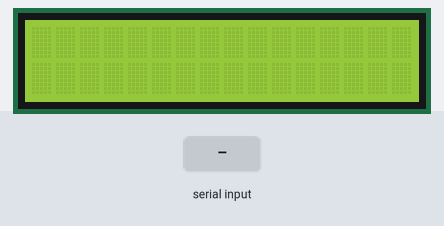
The sketch below on a simulated Arduino Uno, built with avr-gcc and run on an emulated ATmega328P. Shown: 16×2 character LCD. The inputs (shaded band) are chosen by the test bench. What the sketch prints to the serial monitor is not drawn.

Above: at 1.2 s.
1.3 s: "1\n" received over Serial
At 2.5 s:
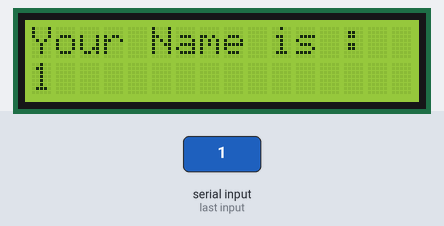
2.8 s: "0\n" received over Serial
At 3.8 s:
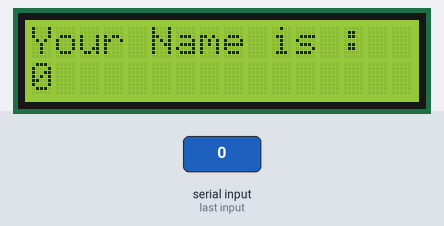
4.3 s: "2\n" received over Serial
At 4.9 s:
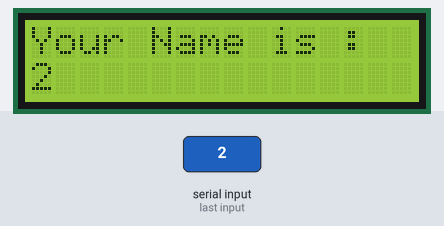
Timing chart, 0 to 7.3 s (numbered marks = the images above; inputs shaded):
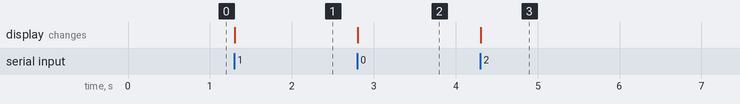

The sketch:

LCD_With_Serial_Monitor.ino
```cpp
// Include the LiquidCrystal library
#include <LiquidCrystal.h>

// Initialize the LCD module
const int rs = 3, en = 23, d4 = 5, d5 = 18, d6 = 19, d7 = 16;
LiquidCrystal lcd(rs, en, d4, d5, d6, d7);

// Setup function runs once at the beginning of the program
void setup() {
  // Set up the number of columns and rows for the LCD
  lcd.begin(16, 2);

  // Clear the LCD screen
  lcd.clear();

  // Prompt the user to enter their name
  Serial.begin(115200);
}

// Loop function runs repeatedly as long as the Arduino is powered on
void loop() {
  // Print a message to the Serial Monitor prompting the user to enter their name
  Serial.println("Enter your name:");

  // Run the following code indefinitely until a name is entered
  do {
    // Check if there is any input available from the Serial Monitor
    if (Serial.available()) {
      // Read the input from the Serial Monitor until a newline character is encountered
      String name = Serial.readStringUntil('\n');

      // Clear the LCD screen and set the cursor to the beginning of the first line
      lcd.clear();
      lcd.setCursor(0, 0);

      // Print the entered name on the Serial Monitor
      Serial.println(name);

      // Print a message on the LCD screen to indicate the user's name is displayed
      lcd.print("Your Name is : ");

      // Set the cursor to column 0, line 1 (second row) of the LCD screen
      lcd.setCursor(0, 1);

      // Print the entered name on the LCD screen
      lcd.print(name);

      // Break out of the loop since we have processed the input
      break;
    }
  } while(true); // Loop indefinitely until a name is entered
}
```

Measured:
- after the input at 1.3 s, the display: changes at once (image 1)
- after the input at 2.8 s, the display: changes at once (image 2)
- after the input at 4.3 s, the display: changes at once (image 3)
